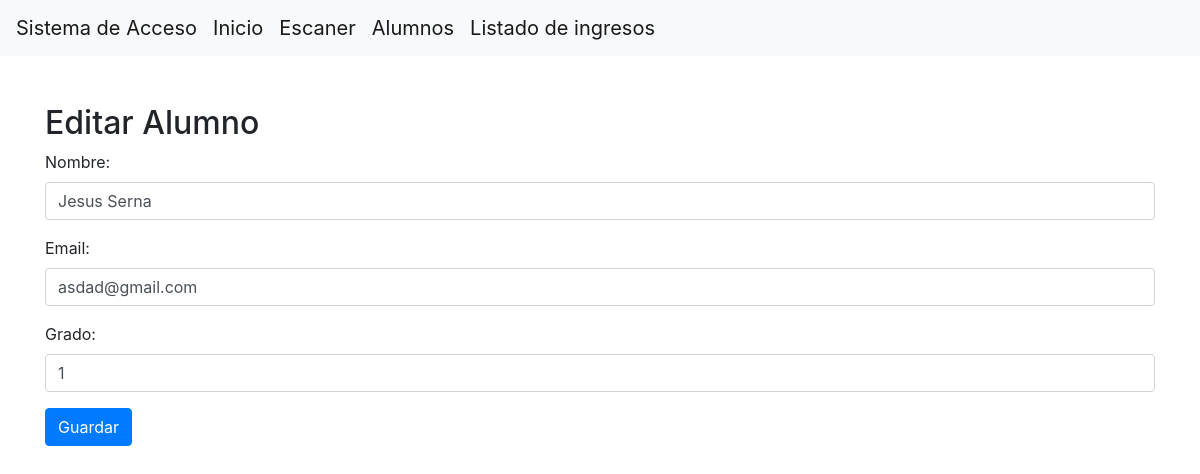
/editar/6/, run on the app's committed database.
### alumnos/models.py (models this page shows, shortened)
class Alumno(models.Model):
    nombre = models.CharField(max_length=100)
    email = models.EmailField(unique=True)
    grado = models.CharField(max_length=100)
    qr_code = models.ImageField(upload_to='qr_codes', blank=True)

### alumnos/views.py (the view)
# urls.py: path('editar/<int:pk>/', views.editar_alumno, name='editar_alumno'),
def editar_alumno(request, pk):
    alumno = get_object_or_404(Alumno, pk=pk)
    if request.method == 'POST':
        form = AlumnoForm(request.POST, instance=alumno)
        if form.is_valid():
            form.save()
            return redirect('listar_alumnos')
    else:
        form = AlumnoForm(instance=alumno)
    return render(request, 'alumnos/formulario.html', {'form': form})

### alumnos/forms.py
class AlumnoForm(forms.ModelForm):
    class Meta:
        model = Alumno
        fields = ['nombre', 'email', 'grado']
        widgets = {
            'nombre': forms.TextInput(attrs={'class': 'form-control'}),
            'grado': forms.TextInput(attrs={'class': 'form-control'}),
            'email': forms.EmailInput(attrs={'class': 'form-control'}),
        }

### alumnos/templates/alumnos/formulario.html (shortened to what this page needs)
{% extends 'base.html' %}
{% block content %}
<h2>{{ form.instance.pk|yesno:"Editar Alumno,Crear Alumno" }}</h2>
<form method="POST">
  {{ form.as_p }}
  <button type="submit" class="btn btn-primary">Guardar</button>
</form>
{% endblock %}

### data on the page
Alumno: instance.pk "Editar Alumno", nombre "Jesus Serna", email "asdad@gmail.com", grado "1"
